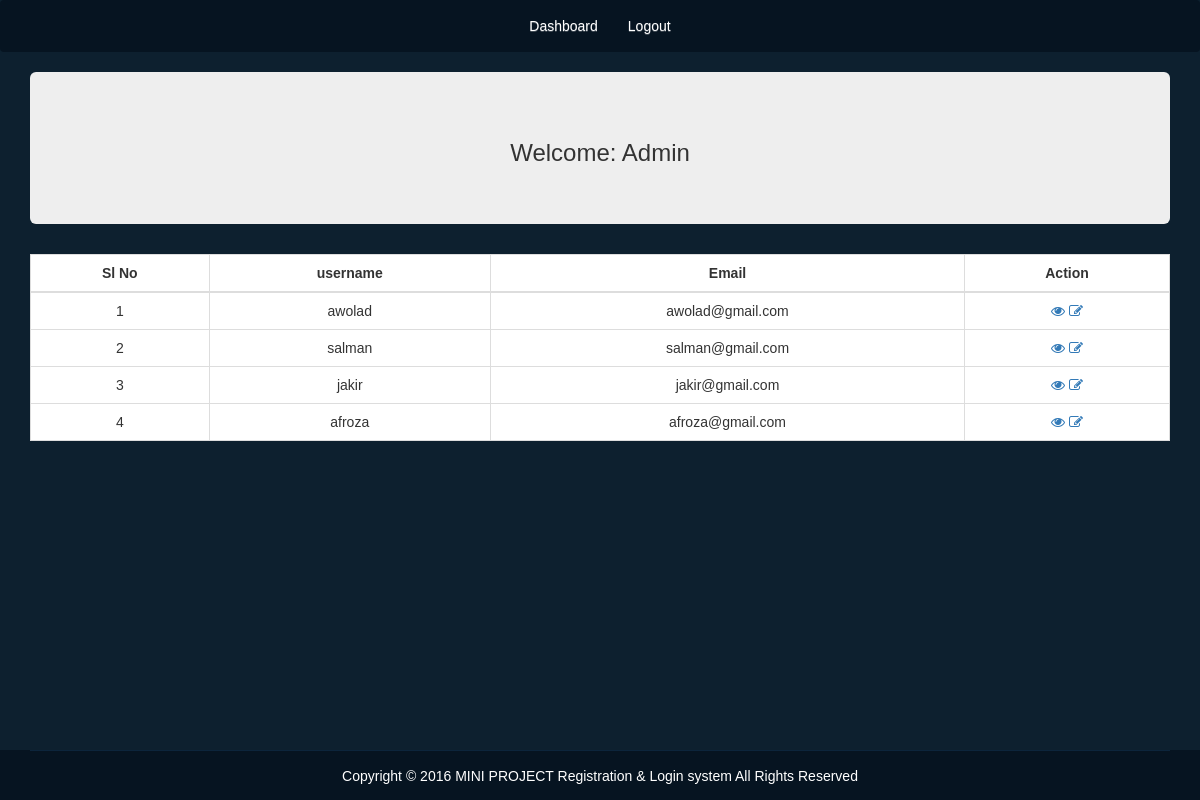
Page /dashboard.php (signed in) on the committed database.
### tables this page shows
CREATE TABLE `users` (
  `id` int(11) NOT NULL,
  `user_group_id` int(11) NOT NULL,
  `unique_id` varchar(255) NOT NULL,
  `username` varchar(255) NOT NULL,
  `password` varchar(255) NOT NULL,
  `email` varchar(255) NOT NULL,
  `modified_at` datetime NOT NULL,
  `created_at` datetime NOT NULL,
  `deleted_at` datetime DEFAULT NULL,
  `is_active` int(11) DEFAULT NULL
);

### app/src/User.php (called while the page is built, shortened)
<?php
class User
{
    public $conn = '';
    public $dbUsserName = 'root';
    public $dbPass = '';
    public function __construct()
    {
        try {
            $this->conn = new PDO('mysql:host=localhost;dbname=miniprojectreg', $this->dbUsserName, $this->dbPass);
        } catch (PDOException $e) {
            echo 'ERROR: ' . $e->getMessage();
        }
    }
    public function prepare($data = array())
    {
        return $this;
    }
    public function getAllUser()
    {
        $stmt = $this->conn->prepare("SELECT * FROM users");
        $stmt->execute();
        $allUsers = $stmt->fetchAll(PDO::FETCH_ASSOC);
        return $allUsers;
    }
    public function isAdmin($id)
    {
        $one = 1;
        $stmt = $this->conn->prepare("SELECT * FROM users WHERE is_active =? AND id =?");
        $stmt->execute(array($one, $id));
        $stmt->fetch(PDO::FETCH_ASSOC);
        $row = $stmt->rowCount();
        if ($row == 1) {
            return true;
        } else {
            return false;
        }
    }
}

### dashboard.php (the view, shortened to what this page needs)
<?php
$user = new User();
$allUser = $user->prepare($_POST)->getAllUser();
$id = $_SESSION['uid'];
$username = $_SESSION['uname'];
?>
<!doctype html>
<html lang="en-US">
<head>
    <link rel="stylesheet" href="./assets/css/font-awesome.min.css">
    <link rel="stylesheet" href="./assets/css/bootstrap-theme.min.css">
    <link rel="stylesheet" href="./assets/css/bootstrap.min.css">
    <link rel="stylesheet" href="./assets/css/style.css">
</head>
<body>
<div class="headerArea">
    <nav class="navbar navbarBg">
        <div class="container-fluid">
            <div class="collapse navbar-collapse" id="crud-main-navbar">
                <ul class="nav navbar-nav crudNav">
                    <li>
                        <a href="dashboard.php">Dashboard</a>
                    </li>
                    <li>
                        <a href="logout.php">Logout</a>
                    </li>
                </ul>
            </div>
        </div>
    </nav>
</div>
    <div class="container">
        <div class="jumbotron">
            <h3 class="alignCenter">Welcome:
                <?php
                    if ($id == $user->isAdmin($id)) {
                        echo "Admin";
                    } else {
                        echo $username;
                    }
                ?>
            </h3>
        </div>
    </div>
    <div class="container">
        <div class="allUser">
            <table class="table table-responsive table-bordered table-hover">
                <thead>
                    <tr>
                        <th>Sl No</th>
                        <th>username</th>
                        <th>Email</th>
                        <th>Action</th>
                    </tr>
                </thead>
                <tbody>
                <?php
                    if ($id == $user->isAdmin($id)) {
                    $slNo = 0;
                    foreach ($allUser as $user) {
                        $slNo++;
                        ?>
                        <tr>
                            <td><?php echo $slNo; ?></td>
                            <td><?php echo $user['username']; ?></td>
                            <td><?php echo $user['email']; ?></td>
                            <td>
                                <a href="viewprofile.php?id=<?php echo $user['id']; ?>" title="view profile" data-toggle="tooltip">
                                    <i class="fa fa-eye"></i>
                                </a>
                                <a href="editprofile.php?id=<?php echo $user['id']; ?>" title="edit profile" data-toggle="tooltip">
                                    <i class="fa fa-edit"></i>
                                </a>
                            </td>
                        </tr>
                        <?php
                    }
                            }
                        ?>
                </tbody>
            </table>
        </div>
    </div>
    <?php
    include_once './content-part.php';
    ?>
</body>
</html>

### assets/css/style.css (style rules this page uses)
html { position: relative; min-height: 100%; }
body { font-family: "Verdana", sans-serif; font-size: 14px; background: #0d202f none repeat scroll 0 0; margin-bottom: 50px; }
.alignCenter { text-align: center; }
table { background: #fff; border: 1px solid; border-radius: 4px; }
table th, td { text-align: center; }
.navbar .navbar-nav { display: inline-block; float: none; vertical-align: top; }
.navbar .navbar-collapse { text-align: center; }
.navbarBg, #creditArea { background: #061421 none repeat scroll 0 0!important; }
ul.crudNav li > a { color: #ffffff; }

### rows in the picture
users: username "awolad", email "awolad@gmail.com"
users: username "salman", email "salman@gmail.com"
users: username "jakir", email "jakir@gmail.com"
users: username "afroza", email "afroza@gmail.com"
